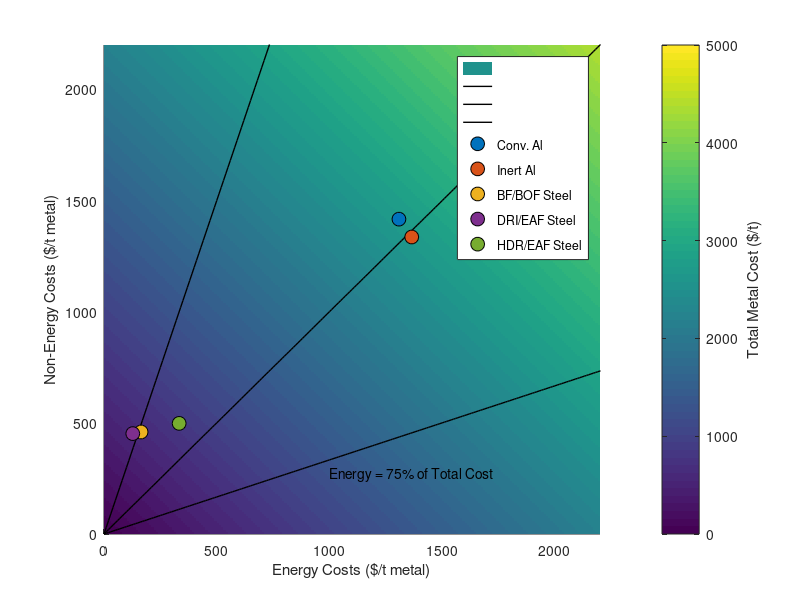

Reproduce this figure in MATLAB. (Note: this script raises an error after producing the figure.)
% Samuel Faucher
% Orca Sciences
% March 2024

% FeAl paper -- Figure 2

% Data from FeAlCostsFinal

% Reproducibility edits (2026): see README.md, 'Changes from the original code'.

function figure2_costs_and_intensities

%% Energy vs Non-Energy Costs
costs=[1308.2	1416.5
1364.9	1336.2
164.5	459.0
127.6	451.7
333.4	497.7];

xx=[0:10:2500];
yy=xx;
for i=1:length(xx)
    for j=1:length(yy)
        summ(i,j)=xx(i)+yy(j);
    end
end

for i=1:length(xx)
    yl(i,1)=xx(i)*1/3;
    yl(i,2)=xx(i);
    yl(i,3)=xx(i)*3;
end


figure(1),clf
hold on
h=pcolor(xx,yy,summ);
set(h,'EdgeColor','none');
a=colorbar;
ylabel(a,'Total Metal Cost ($/t)') %,'Rotation',270);
hold on
%scatter(costs(:,1),costs(:,2),100,'filled')
plot(xx,yl(:,1),'-k','LineWidth',1)
plot(xx,yl(:,2),'k','LineWidth',1)
plot(xx,yl(:,3),'-k','LineWidth',1)

for i=1:5
    scatter(costs(i,1),costs(i,2),100,'filled','markeredgecolor','k')
end
legend({'','','','','Conv. Al','Inert Al','BF/BOF Steel','DRI/EAF Steel','HDR/EAF Steel'},'location','northeast','autoupdate','off')


xlabel('Energy Costs ($/t metal)')
ylabel('Non-Energy Costs ($/t metal)')
xlim([0 2200])
ylim([0 2200])
t1 = text(1000,270,'Energy = 75% of Total Cost','FontSize',10);
t1.Rotation=18;
t1 = text(500,420,'Energy = 50% of Total Cost','FontSize',10);
t1.Rotation=45;
t1 = text(400,1000,'Energy = 25% of Total Cost','FontSize',10);
t1.Rotation=72;
set(gcf,'Position',[100 100 400 350])
set(gca,'FontSize',14)
caxis([0 4000])

%% CO2 Intensity
clear
x=[0:1:100];
y=[0:.001:.15];

for i=1:length(x)
    for j=1:length(y)
        z(i,j)=x(i)*y(j);
    end
end

figure(2),clf
hold on
h=pcolor(x,y,z');
set(h,'EdgeColor','none');
a=colorbar;

xlabel('Energy Intensity (GJ/t Metal)')
ylabel('Carbon Intensity of Energy (t CO_2/GJ)')
ylabel(a,'Metal Carbon Intensity (t CO_2/t Metal)')

res=[90.236	0.088747648
68.436	0.1088
16.98	0.089194523
22.388	0.053262212
11.452	0.126273364
68.436	0.00574
11.452	0.006661848];

for i=1:7
    scatter(res(i,1),res(i,2),100,'filled','markeredgecolor','k')
end
legend({'','Conv. Al','Inert Al','BF/BOF Steel','DRI/EAF Steel','HDR/EAF Steel','Inert Al, Renew Elec','HDR/EAF Steel, Renew Elec'},'location','northoutside','autoupdate','off')
set(gcf,'Position',[100 100 400 450])
set(gca,'FontSize',14)
caxis([0 15])
colormap('jet');
end
